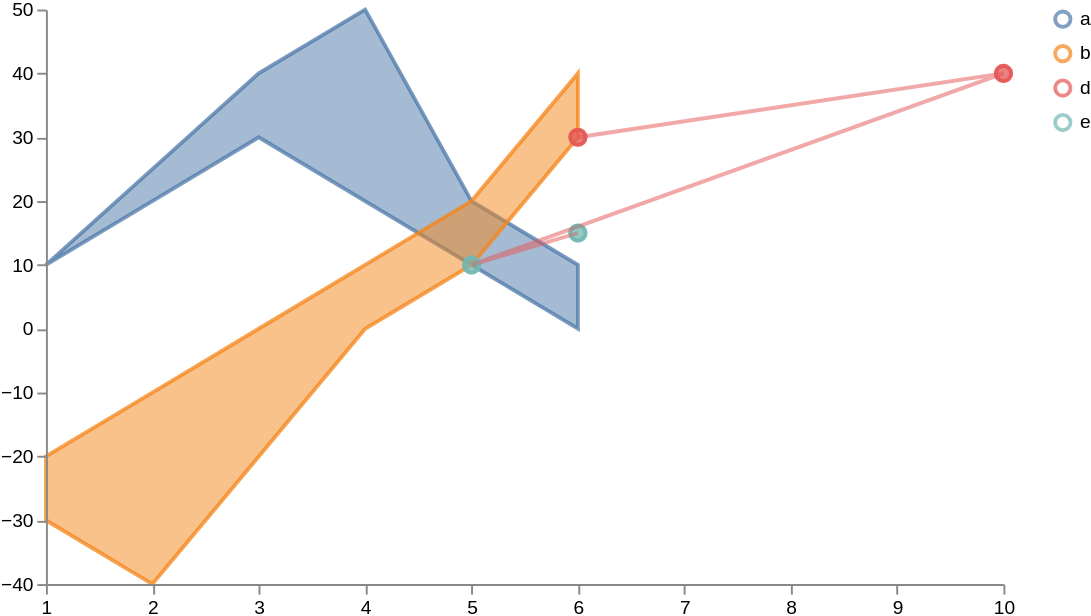

Describe this chart as a Vega-Lite specification.
### Vega specification from a JSON file in a GitHub repository (floating-point values rounded to 4 significant figures)
{"$schema": "https://vega.github.io/schema/vega/v5.json", "width": 500, "height": 300, "scales": [{"name": "xscale", "type": "linear", "range": "width", "zero": false, "domain": {"fields": [{"data": "distributions", "field": "timepoint_id"}, {"data": "points", "field": "timepoint_id"}]}}, {"name": "yscale", "type": "linear", "range": "height", "nice": true, "zero": true, "domain": {"fields": [{"data": "distributions", "field": "lower"}, {"data": "distributions", "field": "upper"}, {"data": "points", "field": "value"}]}}, {"name": "color", "type": "ordinal", "range": "category", "domain": {"fields": [{"data": "distributions", "field": "trajectory"}, {"data": "points", "field": "trajectory"}]}}], "axes": [{"orient": "bottom", "scale": "xscale", "zindex": 100}, {"orient": "left", "scale": "yscale", "zindex": 100}], "signals": [{"name": "clear", "value": true, "on": [{"events": "mouseup[!event.item]", "update": "true", "force": true}]}, {"name": "shift", "value": false, "on": [{"events": "@legendSymbol:click, @legendLabel:click", "update": "event.shiftKey", "force": true}]}, {"name": "clicked", "value": null, "on": [{"events": "@legendSymbol:click, @legendLabel:click", "update": "{value: datum.value}", "force": true}]}], "legends": [{"stroke": "color", "encode": {"symbols": {"name": "legendSymbol", "interactive": true, "update": {"fill": {"value": "transparent"}, "strokeWidth": {"value": 2}, "opacity": [{"test": "!length(data('selected')) || indata('selected', 'value', datum.value)", "value": 0.7}, {"value": 0.15}], "size": {"value": 64}}}, "labels": {"name": "legendLabel", "interactive": true, "update": {"opacity": [{"test": "!length(data('selected')) || indata('selected', 'value', datum.value)", "value": 1}, {"value": 0.25}]}}}}], "marks": [{"type": "group", "zindex": 3, "from": {"facet": {"name": "points_split", "data": "points", "groupby": "trajectory"}}, "marks": [{"type": "symbol", "name": "_points", "from": {"data": "points"}, "zindex": 3, "encode": {"update": {"x": {"scale": "xscale", "field": "timepoint_id"}, "y": {"scale": "yscale", "field": "value"}, "strokeWidth": {"value": 2}, "fill": {"scale": "color", "field": "trajectory"}, "stroke": {"scale": "color", "field": "trajectory"}, "fillOpacity": [{"test": "!length(data('selected')) || indata('selected', 'value', datum.trajectory)", "value": 0.5}, {"value": 0.15}], "strokeOpacity": [{"test": "!length(data('selected')) || indata('selected', 'value', datum.trajectory)", "value": 0.75}, {"value": 0.15}]}, "hover": {"fillOpacity": {"value": 0.9}}}}, {"type": "line", "name": "_points_line", "from": {"data": "points"}, "zindex": 3, "encode": {"update": {"x": {"scale": "xscale", "field": "timepoint_id"}, "y": {"scale": "yscale", "field": "value"}, "strokeWidth": {"value": 2}, "stroke": {"scale": "color", "field": "trajectory"}, "interpolate": {"value": "linear"}, "strokeOpacity": [{"test": "!length(data('selected')) || indata('selected', 'value', datum.trajectory)", "value": 0.3}, {"value": 0.1}]}, "hover": {"fillOpacity": {"value": 0.9}}}}]}, {"type": "group", "name": "_distributions", "zindex": 1, "from": {"facet": {"name": "trajectory_split", "data": "distributions", "groupby": "trajectory"}}, "marks": [{"type": "area", "from": {"data": "trajectory_split"}, "encode": {"update": {"x": {"scale": "xscale", "field": "timepoint_id"}, "y": {"scale": "yscale", "field": "upper"}, "y2": {"scale": "yscale", "field": "lower"}, "interpolate": {"value": "linear"}, "strokeWidth": {"value": 2}, "fill": {"scale": "color", "field": "trajectory"}, "stroke": {"scale": "color", "field": "trajectory"}, "fillOpacity": [{"test": "!length(data('selected')) || indata('selected', 'value', datum.trajectory)", "value": 0.5}, {"value": 0.15}], "strokeOpacity": [{"test": "!length(data('selected')) || indata('selected', 'value', datum.trajectory)", "value": 0.75}, {"value": 0.15}]}, "hover": {"fillOpacity": {"value": 0.9}}}}]}], "data": [{"name": "distributions", "values": [{"timepoint_id": 1, "upper": 10, "lower": 10, "trajectory": "a"}, {"timepoint_id": 2, "upper": 20, "lower": 25, "trajectory": "a"}, {"timepoint_id": 3, "upper": 30, "lower": 40, "trajectory": "a"}, {"timepoint_id": 4, "upper": 20, "lower": 50, "trajectory": "a"}, {"timepoint_id": 5, "upper": 10, "lower": 20, "trajectory": "a"}, {"timepoint_id": 6, "upper": 0, "lower": 10, "trajectory": "a"}, {"timepoint_id": 1, "upper": -30, "lower": -20, "trajectory": "b"}, {"timepoint_id": 2, "upper": -40, "lower": -10, "trajectory": "b"}, {"timepoint_id": 3, "upper": -20, "lower": 0, "trajectory": "b"}, {"timepoint_id": 4, "upper": 0, "lower": 10, "trajectory": "b"}, {"timepoint_id": 5, "upper": 10, "lower": 20, "trajectory": "b"}, {"timepoint_id": 6, "upper": 30, "lower": 40, "trajectory": "b"}]}, {"name": "points", "values": [{"timepoint_id": 6, "value": 30, "trajectory": "d"}, {"timepoint_id": 10, "value": 40, "trajectory": "d"}, {"timepoint_id": 5, "value": 10, "trajectory": "e"}, {"timepoint_id": 6, "value": 15, "trajectory": "e"}]}, {"name": "selected", "on": [{"trigger": "clear", "remove": true}, {"trigger": "!shift", "remove": true}, {"trigger": "!shift && clicked", "insert": "clicked"}, {"trigger": "shift && clicked", "toggle": "clicked"}]}]}
